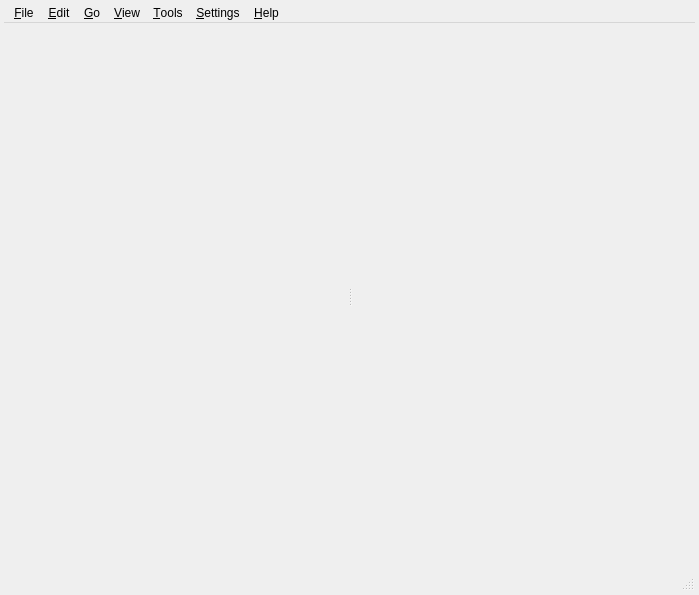
<?xml version="1.0" encoding="UTF-8"?>
<ui version="4.0">
 <class>MainWindow</class>
 <widget class="BCMainWindow" name="MainWindow">
  <property name="geometry">
   <rect>
    <x>0</x>
    <y>0</y>
    <width>699</width>
    <height>595</height>
   </rect>
  </property>
  <property name="windowTitle">
   <string>Buli Commander</string>
  </property>
  <property name="autoFillBackground">
   <bool>false</bool>
  </property>
  <layout class="QVBoxLayout" name="verticalLayout">
   <property name="leftMargin">
    <number>4</number>
   </property>
   <property name="topMargin">
    <number>4</number>
   </property>
   <property name="rightMargin">
    <number>4</number>
   </property>
   <property name="bottomMargin">
    <number>4</number>
   </property>
   <item>
    <widget class="QMenuBar" name="mainMenuBar">
     <widget class="QMenu" name="menuFile">
      <property name="baseSize">
       <size>
        <width>0</width>
        <height>0</height>
       </size>
      </property>
      <property name="title">
       <string>&amp;File</string>
      </property>
      <addaction name="actionFolderNew"/>
      <addaction name="separator"/>
      <addaction name="actionFileOpen"/>
      <addaction name="actionFileOpenCloseBC"/>
      <addaction name="actionFileOpenAsNewDocument"/>
      <addaction name="actionFileOpenAsNewDocumentCloseBC"/>
      <addaction name="separator"/>
      <addaction name="actionFileCopyToOtherPanel"/>
      <addaction name="actionFileMoveToOtherPanel"/>
      <addaction name="separator"/>
      <addaction name="actionFileDelete"/>
      <addaction name="actionFileRename"/>
      <addaction name="separator"/>
      <addaction name="actionQuit"/>
     </widget>
     <widget class="QMenu" name="menuEdit">
      <property name="title">
       <string>&amp;Edit</string>
      </property>
      <addaction name="actionSelectAll"/>
      <addaction name="actionSelectNone"/>
      <addaction name="actionSelectInvert"/>
      <addaction name="separator"/>
      <addaction name="actionSelectRegEx"/>
     </widget>
     <widget class="QMenu" name="menuGo">
      <property name="title">
       <string>&amp;Go</string>
      </property>
      <widget class="QMenu" name="menuGoSavedViews">
       <property name="toolTip">
        <string>Saved views</string>
       </property>
       <property name="statusTip">
        <string>Saved views</string>
       </property>
       <property name="title">
        <string>&amp;Views</string>
       </property>
       <property name="icon">
        <iconset resource="dark_icons.qrc">
         <normaloff>:/images/saved_view</normaloff>:/images/saved_view</iconset>
       </property>
       <addaction name="separator"/>
      </widget>
      <widget class="QMenu" name="menuGoHistory">
       <property name="title">
        <string>&amp;History</string>
       </property>
       <property name="icon">
        <iconset resource="dark_icons.qrc">
         <normaloff>:/images/history</normaloff>:/images/history</iconset>
       </property>
       <property name="toolTipsVisible">
        <bool>true</bool>
       </property>
      </widget>
      <widget class="QMenu" name="menuGoBookmark">
       <property name="toolTip">
        <string>Favorites places</string>
       </property>
       <property name="statusTip">
        <string>Favorites places</string>
       </property>
       <property name="title">
        <string>B&amp;ookmark</string>
       </property>
       <property name="icon">
        <iconset resource="dark_icons.qrc">
         <normaloff>:/images/bookmarks</normaloff>:/images/bookmarks</iconset>
       </property>
       <property name="toolTipsVisible">
        <bool>true</bool>
       </property>
       <addaction name="separator"/>
      </widget>
      <widget class="QMenu" name="menuGoLastDocuments">
       <property name="title">
        <string>Last documents</string>
       </property>
       <property name="icon">
        <iconset resource="dark_icons.qrc">
         <normaloff>:/images/saved_view_last</normaloff>:/images/saved_view_last</iconset>
       </property>
      </widget>
      <addaction name="actionGoHome"/>
      <addaction name="actionGoUp"/>
      <addaction name="actionGoBack"/>
      <addaction name="menuGoHistory"/>
      <addaction name="separator"/>
      <addaction name="menuGoBookmark"/>
      <addaction name="menuGoSavedViews"/>
      <addaction name="menuGoLastDocuments"/>
     </widget>
     <widget class="QMenu" name="menuView">
      <property name="title">
       <string>&amp;View</string>
      </property>
      <addaction name="actionViewThumbnail"/>
      <addaction name="separator"/>
      <addaction name="actionViewShowImageFileOnly"/>
      <addaction name="actionViewShowBackupFiles"/>
      <addaction name="actionViewShowHiddenFiles"/>
      <addaction name="separator"/>
      <addaction name="actionViewDisplaySecondaryPanel"/>
      <addaction name="separator"/>
      <addaction name="actionViewSwapPanels"/>
     </widget>
     <widget class="QMenu" name="menuTools">
      <property name="title">
       <string>&amp;Tools</string>
      </property>
      <addaction name="actionToolsSearch"/>
      <addaction name="actionToolsStatistics"/>
      <addaction name="actionConsole"/>
     </widget>
     <widget class="QMenu" name="menuSettings">
      <property name="title">
       <string>&amp;Settings</string>
      </property>
      <addaction name="actionSettingsPreferences"/>
      <addaction name="separator"/>
      <addaction name="actionSettingsSaveSessionOnExit"/>
      <addaction name="actionSettingsResetSessionToDefault"/>
     </widget>
     <widget class="QMenu" name="menuHelp">
      <property name="title">
       <string>&amp;Help</string>
      </property>
      <addaction name="actionHelpAboutBC"/>
     </widget>
     <addaction name="menuFile"/>
     <addaction name="menuEdit"/>
     <addaction name="menuGo"/>
     <addaction name="menuView"/>
     <addaction name="menuTools"/>
     <addaction name="menuSettings"/>
     <addaction name="menuHelp"/>
    </widget>
   </item>
   <item>
    <widget class="QWidget" name="widgetMainView" native="true">
     <property name="sizePolicy">
      <sizepolicy hsizetype="Preferred" vsizetype="Expanding">
       <horstretch>0</horstretch>
       <verstretch>0</verstretch>
      </sizepolicy>
     </property>
     <layout class="QGridLayout" name="gridLayout">
      <property name="leftMargin">
       <number>4</number>
      </property>
      <property name="topMargin">
       <number>4</number>
      </property>
      <property name="rightMargin">
       <number>4</number>
      </property>
      <property name="bottomMargin">
       <number>4</number>
      </property>
      <item row="1" column="0">
       <widget class="QSplitter" name="splitterMainView">
        <property name="orientation">
         <enum>Qt::Horizontal</enum>
        </property>
        <property name="childrenCollapsible">
         <bool>false</bool>
        </property>
        <widget class="BCMainViewTab" name="mainViewTab0">
         <property name="sizePolicy">
          <sizepolicy hsizetype="Expanding" vsizetype="Expanding">
           <horstretch>0</horstretch>
           <verstretch>0</verstretch>
          </sizepolicy>
         </property>
         <layout class="QGridLayout" name="gridLayout_2">
          <property name="leftMargin">
           <number>4</number>
          </property>
          <property name="topMargin">
           <number>0</number>
          </property>
          <property name="rightMargin">
           <number>4</number>
          </property>
          <property name="bottomMargin">
           <number>0</number>
          </property>
         </layout>
        </widget>
        <widget class="BCMainViewTab" name="mainViewTab1">
         <layout class="QGridLayout" name="gridLayout_3">
          <property name="leftMargin">
           <number>4</number>
          </property>
          <property name="topMargin">
           <number>0</number>
          </property>
          <property name="rightMargin">
           <number>4</number>
          </property>
          <property name="bottomMargin">
           <number>0</number>
          </property>
         </layout>
        </widget>
       </widget>
      </item>
     </layout>
    </widget>
   </item>
   <item>
    <widget class="QStatusBar" name="mainStatusBar">
     <property name="sizePolicy">
      <sizepolicy hsizetype="Preferred" vsizetype="Maximum">
       <horstretch>0</horstretch>
       <verstretch>0</verstretch>
      </sizepolicy>
     </property>
     <property name="sizeGripEnabled">
      <bool>true</bool>
     </property>
    </widget>
   </item>
  </layout>
  <action name="actionFolderNew">
   <property name="icon">
    <iconset resource="dark_icons.qrc">
     <normaloff>:/images/create_folder</normaloff>:/images/create_folder</iconset>
   </property>
   <property name="text">
    <string>&amp;New folder...</string>
   </property>
   <property name="toolTip">
    <string>Create a new folder in current directory</string>
   </property>
   <property name="statusTip">
    <string>Create a new folder in current directory</string>
   </property>
   <property name="shortcut">
    <string>F7</string>
   </property>
  </action>
  <action name="actionFileOpen">
   <property name="icon">
    <iconset resource="dark_icons.qrc">
     <normaloff>:/images/folder_open</normaloff>
     <disabledoff>:/images_d/folder_open</disabledoff>
     <disabledon>:/images_d/folder_open</disabledon>:/images/folder_open</iconset>
   </property>
   <property name="text">
    <string>&amp;Open file</string>
   </property>
   <property name="toolTip">
    <string>Open the selected file in Krita and keep Buli Commander opened</string>
   </property>
   <property name="statusTip">
    <string>Open the selected file in Krita and keep Buli Commander opened</string>
   </property>
   <property name="shortcut">
    <string>Ctrl+O</string>
   </property>
  </action>
  <action name="actionFileCopyToOtherPanel">
   <property name="icon">
    <iconset resource="dark_icons.qrc">
     <normaloff>:/images/file_copy</normaloff>
     <disabledoff>:/images_d/file_copy</disabledoff>
     <disabledon>:/images_d/file_copy</disabledon>:/images/file_copy</iconset>
   </property>
   <property name="text">
    <string>&amp;Copy to other panel</string>
   </property>
   <property name="toolTip">
    <string>Copy selected files to other panel location</string>
   </property>
   <property name="statusTip">
    <string>Copy selected files to other panel location</string>
   </property>
   <property name="shortcut">
    <string>F5</string>
   </property>
  </action>
  <action name="actionFileMoveToOtherPanel">
   <property name="icon">
    <iconset resource="dark_icons.qrc">
     <normaloff>:/images/file_move</normaloff>
     <disabledoff>:/images_d/file_move</disabledoff>
     <disabledon>:/images_d/file_move</disabledon>:/images/file_move</iconset>
   </property>
   <property name="text">
    <string>&amp;Move to other panel</string>
   </property>
   <property name="toolTip">
    <string>Move selected files to other panel location</string>
   </property>
   <property name="statusTip">
    <string>Move selected files to other panel location</string>
   </property>
   <property name="shortcut">
    <string>F6</string>
   </property>
  </action>
  <action name="actionFileDelete">
   <property name="icon">
    <iconset resource="dark_icons.qrc">
     <normaloff>:/images/delete</normaloff>
     <disabledoff>:/images_d/delete</disabledoff>
     <disabledon>:/images_d/delete</disabledon>:/images/delete</iconset>
   </property>
   <property name="text">
    <string>&amp;Delete...</string>
   </property>
   <property name="toolTip">
    <string>Delete selected files</string>
   </property>
   <property name="statusTip">
    <string>Delete selected files</string>
   </property>
   <property name="shortcut">
    <string>F8</string>
   </property>
  </action>
  <action name="actionFileRename">
   <property name="icon">
    <iconset resource="dark_icons.qrc">
     <normaloff>:/images/file_rename</normaloff>
     <disabledoff>:/images_d/file_rename</disabledoff>
     <disabledon>:/images_d/file_rename</disabledon>:/images/file_rename</iconset>
   </property>
   <property name="text">
    <string>&amp;Rename...</string>
   </property>
   <property name="toolTip">
    <string>Rename selected files</string>
   </property>
   <property name="statusTip">
    <string>Rename selected files</string>
   </property>
   <property name="shortcut">
    <string>F2</string>
   </property>
  </action>
  <action name="actionFileToArchive">
   <property name="text">
    <string>&amp;Archive...</string>
   </property>
   <property name="toolTip">
    <string>Pack selected selected files in an archive (tar.gz, zip)</string>
   </property>
   <property name="statusTip">
    <string>Pack selected selected files in an archive (tar.gz, zip)</string>
   </property>
   <property name="whatsThis">
    <string>Archive selected files (tar.gz, zip)</string>
   </property>
  </action>
  <action name="actionQuit">
   <property name="icon">
    <iconset resource="dark_icons.qrc">
     <normaloff>:/images/exit</normaloff>:/images/exit</iconset>
   </property>
   <property name="text">
    <string>&amp;Quit</string>
   </property>
   <property name="toolTip">
    <string>Quit Buli Commander</string>
   </property>
   <property name="statusTip">
    <string>Quit Buli Commander</string>
   </property>
   <property name="shortcut">
    <string>Ctrl+Q</string>
   </property>
  </action>
  <action name="actionFileOpenCloseBC">
   <property name="icon">
    <iconset resource="dark_icons.qrc">
     <normaloff>:/images/folder_open</normaloff>
     <disabledoff>:/images_d/folder_open</disabledoff>
     <disabledon>:/images_d/folder_open</disabledon>:/images/folder_open</iconset>
   </property>
   <property name="text">
    <string>Open &amp;file and close Buli Commander</string>
   </property>
   <property name="toolTip">
    <string>Open selected file in Krita and close Buli Commander</string>
   </property>
   <property name="statusTip">
    <string>Open selected file in Krita and close Buli Commander</string>
   </property>
   <property name="shortcut">
    <string>Ctrl+Shift+O</string>
   </property>
  </action>
  <action name="actionSelectAll">
   <property name="icon">
    <iconset resource="dark_icons.qrc">
     <normaloff>:/images/select_all</normaloff>:/images/select_all</iconset>
   </property>
   <property name="text">
    <string>&amp;Select all</string>
   </property>
   <property name="toolTip">
    <string>Select all files</string>
   </property>
   <property name="statusTip">
    <string>Select all files</string>
   </property>
   <property name="shortcut">
    <string>Ctrl+A</string>
   </property>
  </action>
  <action name="actionSelectNone">
   <property name="icon">
    <iconset resource="dark_icons.qrc">
     <normaloff>:/images/select_none</normaloff>:/images/select_none</iconset>
   </property>
   <property name="text">
    <string>Select &amp;none</string>
   </property>
   <property name="toolTip">
    <string>Unselect all files</string>
   </property>
   <property name="statusTip">
    <string>Unselect all files</string>
   </property>
   <property name="shortcut">
    <string>Ctrl+Shift+A</string>
   </property>
  </action>
  <action name="actionSelectInvert">
   <property name="icon">
    <iconset resource="dark_icons.qrc">
     <normaloff>:/images/select_invert</normaloff>:/images/select_invert</iconset>
   </property>
   <property name="text">
    <string>&amp;Invert selection</string>
   </property>
   <property name="toolTip">
    <string>Invert selected files</string>
   </property>
   <property name="statusTip">
    <string>Invert selected files</string>
   </property>
   <property name="shortcut">
    <string>Ctrl+Shift+I</string>
   </property>
  </action>
  <action name="actionGoUp">
   <property name="icon">
    <iconset resource="dark_icons.qrc">
     <normaloff>:/images/goup</normaloff>
     <disabledoff>:/images_d/goup</disabledoff>
     <disabledon>:/images_d/goup</disabledon>:/images/goup</iconset>
   </property>
   <property name="text">
    <string>&amp;Up</string>
   </property>
   <property name="toolTip">
    <string>Climb up the folder tree</string>
   </property>
   <property name="statusTip">
    <string>Climb up the folder tree</string>
   </property>
   <property name="shortcut">
    <string>Alt+Up</string>
   </property>
  </action>
  <action name="actionGoBack">
   <property name="icon">
    <iconset resource="dark_icons.qrc">
     <normaloff>:/images/goback</normaloff>
     <disabledoff>:/images_d/goback</disabledoff>
     <disabledon>:/images_d/goback</disabledon>:/images/goback</iconset>
   </property>
   <property name="text">
    <string>&amp;Back</string>
   </property>
   <property name="toolTip">
    <string>Go back to previous folder</string>
   </property>
   <property name="statusTip">
    <string>Go back to previous folder</string>
   </property>
   <property name="shortcut">
    <string>Alt+Left</string>
   </property>
  </action>
  <action name="actionGoBookmark_clearBookmark">
   <property name="icon">
    <iconset resource="dark_icons.qrc">
     <normaloff>:/images/bookmark_clear</normaloff>
     <disabledoff>:/images_d/bookmark_clear</disabledoff>
     <disabledon>:/images_d/bookmark_clear</disabledon>:/images/bookmark_clear</iconset>
   </property>
   <property name="text">
    <string>&amp;Clear bookmarks</string>
   </property>
   <property name="toolTip">
    <string>Remove all bookmarked paths</string>
   </property>
   <property name="statusTip">
    <string>Remove all bookmarked paths</string>
   </property>
  </action>
  <action name="actionGoSavedViews_clearView">
   <property name="icon">
    <iconset resource="dark_icons.qrc">
     <normaloff>:/images/saved_view_clear</normaloff>
     <disabledoff>:/images_d/saved_view_clear</disabledoff>
     <disabledon>:/images_d/saved_view_clear</disabledon>:/images/saved_view_clear</iconset>
   </property>
   <property name="text">
    <string>&amp;Clear view content</string>
   </property>
   <property name="toolTip">
    <string>Clear current view content</string>
   </property>
   <property name="statusTip">
    <string>Clear current view content</string>
   </property>
  </action>
  <action name="actionViewList">
   <property name="checkable">
    <bool>true</bool>
   </property>
   <property name="checked">
    <bool>true</bool>
   </property>
   <property name="icon">
    <iconset>
     <normaloff>:/images/list</normaloff>:/images/list</iconset>
   </property>
   <property name="text">
    <string>List view</string>
   </property>
   <property name="toolTip">
    <string>Detailled list file informations</string>
   </property>
   <property name="statusTip">
    <string>Detailled list file informations</string>
   </property>
  </action>
  <action name="actionViewSmallIcon">
   <property name="checkable">
    <bool>true</bool>
   </property>
   <property name="icon">
    <iconset>
     <normaloff>:/images/small_view</normaloff>:/images/small_view</iconset>
   </property>
   <property name="text">
    <string>&amp;Small icon view</string>
   </property>
   <property name="toolTip">
    <string>A small icon view with minimum informations</string>
   </property>
   <property name="statusTip">
    <string>A small icon view with minimum informations</string>
   </property>
  </action>
  <action name="actionViewMediumIcon">
   <property name="checkable">
    <bool>true</bool>
   </property>
   <property name="icon">
    <iconset>
     <normaloff>:/images/medium_view</normaloff>:/images/medium_view</iconset>
   </property>
   <property name="text">
    <string>&amp;Medium icon view</string>
   </property>
   <property name="toolTip">
    <string>A medium icon view with minimum informations</string>
   </property>
   <property name="statusTip">
    <string>A medium icon view with minimum informations</string>
   </property>
  </action>
  <action name="actionViewThumbnail">
   <property name="checkable">
    <bool>true</bool>
   </property>
   <property name="icon">
    <iconset resource="dark_icons.qrc">
     <normaloff>:/images/large_view</normaloff>:/images/large_view</iconset>
   </property>
   <property name="text">
    <string>&amp;Thumbnail view</string>
   </property>
   <property name="toolTip">
    <string>View thumbnail instead of icon</string>
   </property>
   <property name="statusTip">
    <string>View thumbnail instead of icon</string>
   </property>
   <property name="shortcut">
    <string>Ctrl+T</string>
   </property>
  </action>
  <action name="actionViewShowImageFileOnly">
   <property name="checkable">
    <bool>true</bool>
   </property>
   <property name="checked">
    <bool>true</bool>
   </property>
   <property name="text">
    <string>Show &amp;Krita managed image files only</string>
   </property>
   <property name="toolTip">
    <string>Only image files recognized by Krita will be shown in list</string>
   </property>
   <property name="statusTip">
    <string>Only image files recognized by Krita will be shown in list</string>
   </property>
   <property name="shortcut">
    <string>Ctrl+K</string>
   </property>
  </action>
  <action name="actionViewShowHiddenFiles">
   <property name="checkable">
    <bool>true</bool>
   </property>
   <property name="icon">
    <iconset resource="dark_icons.qrc">
     <normaloff>:/images/visibility_off</normaloff>:/images/visibility_off</iconset>
   </property>
   <property name="text">
    <string>Show &amp;hidden files</string>
   </property>
   <property name="toolTip">
    <string>Show hidden files in list</string>
   </property>
   <property name="statusTip">
    <string>Show hidden files in list</string>
   </property>
   <property name="shortcut">
    <string>Ctrl+H</string>
   </property>
  </action>
  <action name="actionViewDisplaySecondaryPanel">
   <property name="checkable">
    <bool>true</bool>
   </property>
   <property name="checked">
    <bool>true</bool>
   </property>
   <property name="icon">
    <iconset resource="dark_icons.qrc">
     <normaloff>:/images/second_panel</normaloff>:/images/second_panel</iconset>
   </property>
   <property name="text">
    <string>Display secondary panel (&amp;right side)</string>
   </property>
   <property name="toolTip">
    <string>Display secondary panel (right side)</string>
   </property>
   <property name="statusTip">
    <string>Display secondary panel (right side)</string>
   </property>
   <property name="shortcut">
    <string>Ctrl+R</string>
   </property>
  </action>
  <action name="actionViewDisplayRightSidebar">
   <property name="checkable">
    <bool>true</bool>
   </property>
   <property name="text">
    <string>Display &amp;right sidebar</string>
   </property>
   <property name="toolTip">
    <string>Display sidebar from right panel</string>
   </property>
   <property name="statusTip">
    <string>Display sidebar from right panel</string>
   </property>
  </action>
  <action name="actionViewSwapPanels">
   <property name="icon">
    <iconset resource="dark_icons.qrc">
     <normaloff>:/images/swap</normaloff>
     <disabledoff>:/images_d/swap</disabledoff>
     <disabledon>:/images_d/swap</disabledon>:/images/swap</iconset>
   </property>
   <property name="text">
    <string>Swap &amp;panels</string>
   </property>
   <property name="toolTip">
    <string>Swap left and right panels</string>
   </property>
   <property name="statusTip">
    <string>Swap left and right panels</string>
   </property>
   <property name="shortcut">
    <string>Ctrl+U</string>
   </property>
  </action>
  <action name="actionViewShowBackupFiles">
   <property name="checkable">
    <bool>true</bool>
   </property>
   <property name="text">
    <string>Show &amp;backup files</string>
   </property>
   <property name="toolTip">
    <string>Show backup files in list</string>
   </property>
   <property name="statusTip">
    <string>Show backup files in list</string>
   </property>
   <property name="shortcut">
    <string>Ctrl+B</string>
   </property>
  </action>
  <action name="actionToolsSearch">
   <property name="icon">
    <iconset resource="dark_icons.qrc">
     <normaloff>:/images/search</normaloff>:/images/search</iconset>
   </property>
   <property name="text">
    <string>&amp;Search...</string>
   </property>
   <property name="toolTip">
    <string>Open advanced search window</string>
   </property>
   <property name="statusTip">
    <string>Open advanced search window</string>
   </property>
   <property name="shortcut">
    <string>Ctrl+F</string>
   </property>
  </action>
  <action name="actionToolsStatistics">
   <property name="icon">
    <iconset>
     <normaloff>:/images/pie_chart</normaloff>:/images/pie_chart</iconset>
   </property>
   <property name="text">
    <string>Stat&amp;istics...</string>
   </property>
   <property name="toolTip">
    <string>Calculate statistics for current directory</string>
   </property>
   <property name="statusTip">
    <string>Calculate statistics for current directory</string>
   </property>
   <property name="visible">
    <bool>false</bool>
   </property>
  </action>
  <action name="actionToolsSynchronizePanels">
   <property name="icon">
    <iconset>
     <normaloff>:/images/synchronize</normaloff>:/images/synchronize</iconset>
   </property>
   <property name="text">
    <string>Synchronize &amp;panels...</string>
   </property>
   <property name="toolTip">
    <string>Synchronize files between panels</string>
   </property>
   <property name="statusTip">
    <string>Synchronize files between panels</string>
   </property>
   <property name="visible">
    <bool>true</bool>
   </property>
  </action>
  <action name="actionConsole">
   <property name="text">
    <string>&amp;Buli Commander terminal</string>
   </property>
   <property name="toolTip">
    <string>Open Buli Commander terminal</string>
   </property>
   <property name="statusTip">
    <string>Open Buli Commander terminal</string>
   </property>
   <property name="visible">
    <bool>false</bool>
   </property>
  </action>
  <action name="actionSettingsPreferences">
   <property name="icon">
    <iconset resource="dark_icons.qrc">
     <normaloff>:/images/tune</normaloff>:/images/tune</iconset>
   </property>
   <property name="text">
    <string>&amp;Preferences...</string>
   </property>
   <property name="toolTip">
    <string>Open Buli Commander settings window</string>
   </property>
   <property name="statusTip">
    <string>Open Buli Commander settings window</string>
   </property>
  </action>
  <action name="actionHelpAboutBC">
   <property name="icon">
    <iconset resource="dark_icons.qrc">
     <normaloff>:/images/info</normaloff>:/images/info</iconset>
   </property>
   <property name="text">
    <string>&amp;About Buli Commander...</string>
   </property>
   <property name="iconText">
    <string>About Buli Commander...</string>
   </property>
   <property name="toolTip">
    <string>Open About Buli Commander window</string>
   </property>
   <property name="statusTip">
    <string>Open About Buli Commander window</string>
   </property>
   <property name="shortcut">
    <string>Shift+F1</string>
   </property>
  </action>
  <action name="actionSelectRegEx">
   <property name="icon">
    <iconset>
     <normaloff>:/images/select_regex</normaloff>:/images/select_regex</iconset>
   </property>
   <property name="text">
    <string>&amp;RegEx select...</string>
   </property>
   <property name="toolTip">
    <string>Select files matching given regular expression</string>
   </property>
   <property name="statusTip">
    <string>Select files matching given regular expression</string>
   </property>
   <property name="shortcut">
    <string>Ctrl+Shift+R</string>
   </property>
   <property name="visible">
    <bool>false</bool>
   </property>
  </action>
  <action name="actionGoHistory_clearHistory">
   <property name="enabled">
    <bool>false</bool>
   </property>
   <property name="icon">
    <iconset resource="dark_icons.qrc">
     <normaloff>:/images/history_clear</normaloff>
     <disabledoff>:/images_d/history_clear</disabledoff>
     <disabledon>:/images_d/history_clear</disabledon>:/images/history_clear</iconset>
   </property>
   <property name="text">
    <string>&amp;Clear history</string>
   </property>
   <property name="toolTip">
    <string>Clear all paths from history</string>
   </property>
   <property name="statusTip">
    <string>Clear all paths from history</string>
   </property>
  </action>
  <action name="actionBCSManageScripts">
   <property name="text">
    <string>&amp;Manage scripts...</string>
   </property>
  </action>
  <action name="actionBCS_NoScriptYetDefined">
   <property name="text">
    <string>(&amp;no script yet defined)</string>
   </property>
  </action>
  <action name="actionFileOpenAsNewDocument">
   <property name="icon">
    <iconset resource="dark_icons.qrc">
     <normaloff>:/images/open_new</normaloff>
     <disabledoff>:/images_d/open_new</disabledoff>
     <disabledon>:/images_d/open_new</disabledon>:/images/open_new</iconset>
   </property>
   <property name="text">
    <string>O&amp;pen file as new document</string>
   </property>
   <property name="toolTip">
    <string>Open the selected file in Krita as a new document and keep Buli Commander opened</string>
   </property>
   <property name="statusTip">
    <string>Open the selected file in Krita as a new document and keep Buli Commander opened</string>
   </property>
   <property name="shortcut">
    <string>Ctrl+N</string>
   </property>
  </action>
  <action name="actionFileOpenAsNewDocumentCloseBC">
   <property name="icon">
    <iconset resource="dark_icons.qrc">
     <normaloff>:/images/open_new</normaloff>
     <disabledoff>:/images_d/open_new</disabledoff>
     <disabledon>:/images_d/open_new</disabledon>:/images/open_new</iconset>
   </property>
   <property name="text">
    <string>Open file as new document and close &amp;Buli Commander</string>
   </property>
   <property name="toolTip">
    <string>Open selected file in Krita as new document and close Buli Commander</string>
   </property>
   <property name="statusTip">
    <string>Open selected file in Krita as new document and close Buli Commander</string>
   </property>
   <property name="shortcut">
    <string>Ctrl+Shift+N</string>
   </property>
  </action>
  <action name="actionSettingsResetSessionToDefault">
   <property name="text">
    <string>&amp;Reset session to default</string>
   </property>
   <property name="statusTip">
    <string>Reset session to default</string>
   </property>
  </action>
  <action name="actionSettingsSaveSessionOnExit">
   <property name="checkable">
    <bool>true</bool>
   </property>
   <property name="checked">
    <bool>true</bool>
   </property>
   <property name="text">
    <string>&amp;Save session on exit</string>
   </property>
  </action>
  <action name="actionGoBookmark_addBookmark">
   <property name="icon">
    <iconset resource="dark_icons.qrc">
     <normaloff>:/images/bookmark_add</normaloff>
     <disabledoff>:/images_d/bookmark_add</disabledoff>
     <disabledon>:/images_d/bookmark_add</disabledon>:/images/bookmark_add</iconset>
   </property>
   <property name="text">
    <string>&amp;Add to bookmarks...</string>
   </property>
   <property name="toolTip">
    <string>Add current path to bookmarks</string>
   </property>
   <property name="statusTip">
    <string>Add current path to bookmarks</string>
   </property>
  </action>
  <action name="actionGoBookmark_removeBookmark">
   <property name="icon">
    <iconset resource="dark_icons.qrc">
     <normaloff>:/images/bookmark_remove</normaloff>
     <disabledoff>:/images_d/bookmark_remove</disabledoff>
     <disabledon>:/images_d/bookmark_remove</disabledon>:/images/bookmark_remove</iconset>
   </property>
   <property name="text">
    <string>&amp;Remove from bookmarks...</string>
   </property>
   <property name="iconText">
    <string>Remove from bookmarks...</string>
   </property>
   <property name="toolTip">
    <string>Remove current path from bookmarks</string>
   </property>
   <property name="statusTip">
    <string>Remove current path from bookmarks</string>
   </property>
  </action>
  <action name="actionGoBookmark_renameBookmark">
   <property name="icon">
    <iconset resource="dark_icons.qrc">
     <normaloff>:/images/bookmark_rename</normaloff>
     <disabledoff>:/images_d/bookmark_rename</disabledoff>
     <disabledon>:/images_d/bookmark_rename</disabledon>:/images/bookmark_rename</iconset>
   </property>
   <property name="text">
    <string>Rename &amp;bookmark...</string>
   </property>
   <property name="toolTip">
    <string>Rename current bookmark</string>
   </property>
   <property name="statusTip">
    <string>Rename current bookmark</string>
   </property>
  </action>
  <action name="actionGoSavedViews_removeFromView">
   <property name="icon">
    <iconset resource="dark_icons.qrc">
     <normaloff>:/images/saved_view_remove</normaloff>
     <disabledoff>:/images_d/saved_view_remove</disabledoff>
     <disabledon>:/images_d/saved_view_remove</disabledon>:/images/saved_view_remove</iconset>
   </property>
   <property name="text">
    <string>&amp;Remove from view...</string>
   </property>
   <property name="toolTip">
    <string>Remove selected files from view</string>
   </property>
   <property name="statusTip">
    <string>Remove selected files from view</string>
   </property>
  </action>
  <action name="actionGoSavedViews_renameView">
   <property name="icon">
    <iconset resource="dark_icons.qrc">
     <normaloff>:/images/saved_view_rename</normaloff>
     <disabledoff>:/images_d/saved_view_rename</disabledoff>
     <disabledon>:/images_d/saved_view_rename</disabledon>:/images/saved_view_rename</iconset>
   </property>
   <property name="text">
    <string>Rename &amp;view...</string>
   </property>
   <property name="toolTip">
    <string>Rename current view</string>
   </property>
   <property name="statusTip">
    <string>Rename current view</string>
   </property>
  </action>
  <action name="actionGoSavedViews_newView">
   <property name="icon">
    <iconset resource="dark_icons.qrc">
     <normaloff>:/images/saved_view_new</normaloff>
     <disabledoff>:/images_d/saved_view_new</disabledoff>
     <disabledon>:/images_d/saved_view_new</disabledon>:/images/saved_view_new</iconset>
   </property>
   <property name="text">
    <string>&amp;New view</string>
   </property>
   <property name="toolTip">
    <string>Add selected files to a new view</string>
   </property>
   <property name="statusTip">
    <string>Add selected files to a new view</string>
   </property>
  </action>
  <action name="actionDelete_view">
   <property name="icon">
    <iconset resource="dark_icons.qrc">
     <normaloff>:/images/saved_view_delete</normaloff>
     <disabledoff>:/images_d/saved_view_delete</disabledoff>
     <disabledon>:/images_d/saved_view_delete</disabledon>:/images/saved_view_delete</iconset>
   </property>
   <property name="text">
    <string>&amp;Delete view...</string>
   </property>
   <property name="statusTip">
    <string>Delete current view</string>
   </property>
   <property name="whatsThis">
    <string>Delete current view</string>
   </property>
  </action>
  <action name="actionGoHome">
   <property name="icon">
    <iconset resource="dark_icons.qrc">
     <normaloff>:/images/home</normaloff>:/images/home</iconset>
   </property>
   <property name="text">
    <string>Ho&amp;me</string>
   </property>
   <property name="shortcut">
    <string>Alt+Home</string>
   </property>
  </action>
  <action name="actiontest">
   <property name="text">
    <string>test</string>
   </property>
  </action>
 </widget>
 <customwidgets>
  <customwidget>
   <class>BCMainWindow</class>
   <extends>QDialog</extends>
   <header>bulicommander.bc.bcmainwindow</header>
   <container>1</container>
  </customwidget>
  <customwidget>
   <class>BCMainViewTab</class>
   <extends>QFrame</extends>
   <header>bulicommander.bc.bcmainviewtab</header>
   <container>1</container>
  </customwidget>
 </customwidgets>
 <resources>
  <include location="dark_icons.qrc"/>
  <include location="light_icons.qrc"/>
 </resources>
 <connections/>
</ui>
